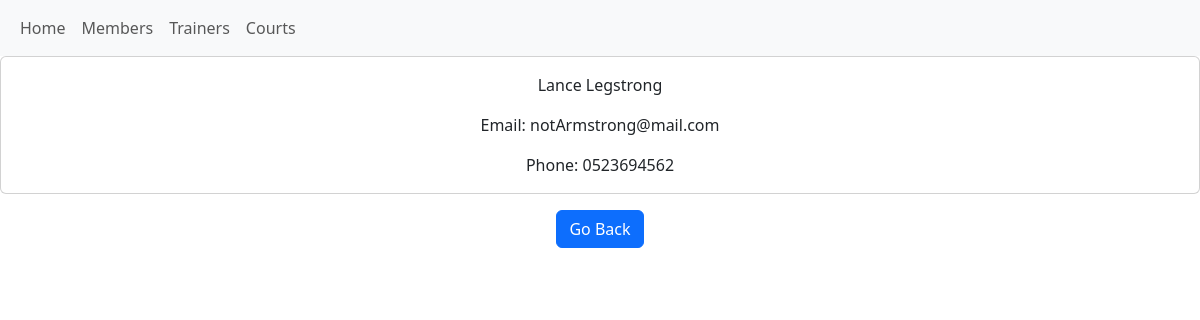
Screenshot of /trainers/trainer_details/2 with the database file from the repository.
### trainers/models.py (models this page shows, shortened)
class Trainer(models.Model):
    fname = models.CharField(max_length=30)
    lname = models.CharField(max_length=30)
    email = models.EmailField(max_length=254)
    phone = models.CharField(max_length=13)

### trainers/views.py (the view)
# urls.py: path("trainer_details/<int:id>", views.trainer_details, name="trainer_details"),
def trainer_details(request, id):
    trainer = Trainer.objects.get(id=id)
    context = {"trainer": trainer}
    return render(request, "trainer_details.html", context)

### trainers/templates/trainer_details.html (shortened to what this page needs)
{%extends 'base.html'%}
{%block content%}
<div class="card">
  <div class="card-body">
    <p class="title">{{trainer.fname}} {{trainer.lname}}</p>
    <p class="card-text">Email: {{trainer.email}}</p>
    <p class="card-text">Phone: {{trainer.phone}}</p>
  </div>
</div>
<a href="{%url 'trainers'%}" class="btn btn-primary mt-3">Go Back</a>
{%endblock%}

### rows the page displays
Trainer: fname "Lance", lname "Legstrong", email "notArmstrong@mail.com", phone "0523694562"
